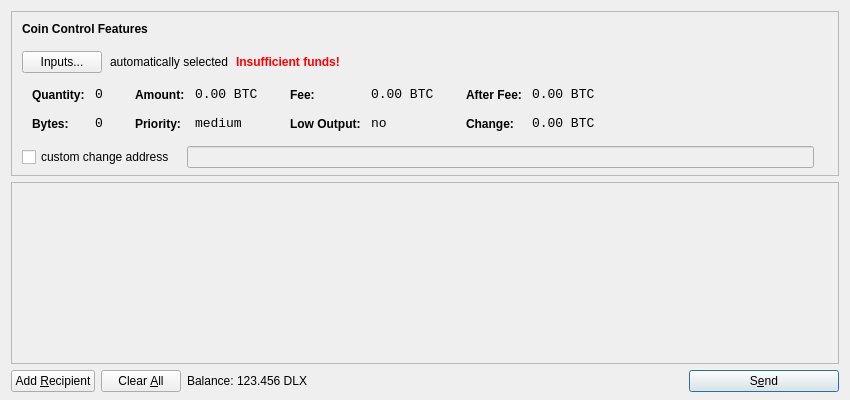
<?xml version="1.0" encoding="UTF-8"?>
<ui version="4.0">
 <class>SendCoinsDialog</class>
 <widget class="QDialog" name="SendCoinsDialog">
  <property name="geometry">
   <rect>
    <x>0</x>
    <y>0</y>
    <width>850</width>
    <height>400</height>
   </rect>
  </property>
  <property name="windowTitle">
   <string>Send Coins</string>
  </property>
  <layout class="QVBoxLayout" name="verticalLayout" stretch="0,1,0">
   <property name="bottomMargin">
    <number>8</number>
   </property>
   <item>
    <widget class="QFrame" name="frameCoinControl">
     <property name="sizePolicy">
      <sizepolicy hsizetype="Expanding" vsizetype="Expanding">
       <horstretch>0</horstretch>
       <verstretch>0</verstretch>
      </sizepolicy>
     </property>
     <property name="maximumSize">
      <size>
       <width>16777215</width>
       <height>16777215</height>
      </size>
     </property>
     <property name="frameShape">
      <enum>QFrame::StyledPanel</enum>
     </property>
     <property name="frameShadow">
      <enum>QFrame::Sunken</enum>
     </property>
     <layout class="QVBoxLayout" name="verticalLayoutCoinControl2">
      <property name="spacing">
       <number>-1</number>
      </property>
      <property name="leftMargin">
       <number>0</number>
      </property>
      <property name="topMargin">
       <number>0</number>
      </property>
      <property name="rightMargin">
       <number>0</number>
      </property>
      <property name="bottomMargin">
       <number>6</number>
      </property>
      <item>
       <layout class="QVBoxLayout" name="verticalLayoutCoinControl" stretch="0,0,0,0,1">
        <property name="spacing">
         <number>0</number>
        </property>
        <property name="leftMargin">
         <number>10</number>
        </property>
        <property name="topMargin">
         <number>10</number>
        </property>
        <item>
         <layout class="QHBoxLayout" name="horizontalLayoutCoinControl1">
          <property name="bottomMargin">
           <number>15</number>
          </property>
          <item>
           <widget class="QLabel" name="labelCoinControlFeatures">
            <property name="sizePolicy">
             <sizepolicy hsizetype="Preferred" vsizetype="Maximum">
              <horstretch>0</horstretch>
              <verstretch>0</verstretch>
             </sizepolicy>
            </property>
            <property name="font">
             <font>
              <weight>75</weight>
              <bold>true</bold>
             </font>
            </property>
            <property name="styleSheet">
             <string notr="true">font-weight:bold;</string>
            </property>
            <property name="text">
             <string>Coin Control Features</string>
            </property>
           </widget>
          </item>
         </layout>
        </item>
        <item>
         <layout class="QHBoxLayout" name="horizontalLayoutCoinControl2" stretch="0,0,0,0">
          <property name="spacing">
           <number>8</number>
          </property>
          <property name="bottomMargin">
           <number>10</number>
          </property>
          <item>
           <widget class="QPushButton" name="pushButtonCoinControl">
            <property name="styleSheet">
             <string notr="true"/>
            </property>
            <property name="text">
             <string>Inputs...</string>
            </property>
           </widget>
          </item>
          <item>
           <widget class="QLabel" name="labelCoinControlAutomaticallySelected">
            <property name="text">
             <string>automatically selected</string>
            </property>
            <property name="margin">
             <number>5</number>
            </property>
           </widget>
          </item>
          <item>
           <widget class="QLabel" name="labelCoinControlInsuffFunds">
            <property name="font">
             <font>
              <weight>75</weight>
              <bold>true</bold>
             </font>
            </property>
            <property name="styleSheet">
             <string notr="true">color:red;font-weight:bold;</string>
            </property>
            <property name="text">
             <string>Insufficient funds!</string>
            </property>
            <property name="margin">
             <number>5</number>
            </property>
           </widget>
          </item>
          <item>
           <spacer name="horizontalSpacerCoinControl">
            <property name="orientation">
             <enum>Qt::Horizontal</enum>
            </property>
            <property name="sizeHint" stdset="0">
             <size>
              <width>40</width>
              <height>1</height>
             </size>
            </property>
           </spacer>
          </item>
         </layout>
        </item>
        <item>
         <widget class="QWidget" name="widgetCoinControl" native="true">
          <property name="sizePolicy">
           <sizepolicy hsizetype="Preferred" vsizetype="Preferred">
            <horstretch>0</horstretch>
            <verstretch>0</verstretch>
           </sizepolicy>
          </property>
          <property name="minimumSize">
           <size>
            <width>0</width>
            <height>0</height>
           </size>
          </property>
          <property name="styleSheet">
           <string notr="true"/>
          </property>
          <layout class="QHBoxLayout" name="horizontalLayoutCoinControl5">
           <property name="margin">
            <number>0</number>
           </property>
           <item>
            <layout class="QHBoxLayout" name="horizontalLayoutCoinControl3" stretch="0,0,0,1">
             <property name="spacing">
              <number>20</number>
             </property>
             <property name="topMargin">
              <number>0</number>
             </property>
             <property name="bottomMargin">
              <number>10</number>
             </property>
             <item>
              <layout class="QFormLayout" name="formLayoutCoinControl1">
               <property name="horizontalSpacing">
                <number>10</number>
               </property>
               <property name="verticalSpacing">
                <number>14</number>
               </property>
               <property name="leftMargin">
                <number>10</number>
               </property>
               <property name="topMargin">
                <number>4</number>
               </property>
               <property name="rightMargin">
                <number>6</number>
               </property>
               <item row="0" column="0">
                <widget class="QLabel" name="labelCoinControlQuantityText">
                 <property name="styleSheet">
                  <string notr="true">font-weight:bold;</string>
                 </property>
                 <property name="text">
                  <string>Quantity:</string>
                 </property>
                 <property name="margin">
                  <number>0</number>
                 </property>
                </widget>
               </item>
               <item row="0" column="1">
                <widget class="QLabel" name="labelCoinControlQuantity">
                 <property name="font">
                  <font>
                   <family>Monospace</family>
                   <pointsize>10</pointsize>
                  </font>
                 </property>
                 <property name="cursor">
                  <cursorShape>IBeamCursor</cursorShape>
                 </property>
                 <property name="contextMenuPolicy">
                  <enum>Qt::ActionsContextMenu</enum>
                 </property>
                 <property name="text">
                  <string notr="true">0</string>
                 </property>
                 <property name="margin">
                  <number>0</number>
                 </property>
                 <property name="textInteractionFlags">
                  <set>Qt::LinksAccessibleByMouse|Qt::TextSelectableByKeyboard|Qt::TextSelectableByMouse</set>
                 </property>
                </widget>
               </item>
               <item row="1" column="0">
                <widget class="QLabel" name="labelCoinControlBytesText">
                 <property name="styleSheet">
                  <string notr="true">font-weight:bold;</string>
                 </property>
                 <property name="text">
                  <string>Bytes:</string>
                 </property>
                </widget>
               </item>
               <item row="1" column="1">
                <widget class="QLabel" name="labelCoinControlBytes">
                 <property name="font">
                  <font>
                   <family>Monospace</family>
                   <pointsize>10</pointsize>
                  </font>
                 </property>
                 <property name="cursor">
                  <cursorShape>IBeamCursor</cursorShape>
                 </property>
                 <property name="contextMenuPolicy">
                  <enum>Qt::ActionsContextMenu</enum>
                 </property>
                 <property name="text">
                  <string notr="true">0</string>
                 </property>
                 <property name="textInteractionFlags">
                  <set>Qt::LinksAccessibleByMouse|Qt::TextSelectableByKeyboard|Qt::TextSelectableByMouse</set>
                 </property>
                </widget>
               </item>
              </layout>
             </item>
             <item>
              <layout class="QFormLayout" name="formLayoutCoinControl2">
               <property name="horizontalSpacing">
                <number>10</number>
               </property>
               <property name="verticalSpacing">
                <number>14</number>
               </property>
               <property name="leftMargin">
                <number>6</number>
               </property>
               <property name="topMargin">
                <number>4</number>
               </property>
               <property name="rightMargin">
                <number>6</number>
               </property>
               <item row="0" column="0">
                <widget class="QLabel" name="labelCoinControlAmountText">
                 <property name="styleSheet">
                  <string notr="true">font-weight:bold;</string>
                 </property>
                 <property name="text">
                  <string>Amount:</string>
                 </property>
                 <property name="margin">
                  <number>0</number>
                 </property>
                </widget>
               </item>
               <item row="0" column="1">
                <widget class="QLabel" name="labelCoinControlAmount">
                 <property name="font">
                  <font>
                   <family>Monospace</family>
                   <pointsize>10</pointsize>
                  </font>
                 </property>
                 <property name="cursor">
                  <cursorShape>IBeamCursor</cursorShape>
                 </property>
                 <property name="contextMenuPolicy">
                  <enum>Qt::ActionsContextMenu</enum>
                 </property>
                 <property name="text">
                  <string notr="true">0.00 BTC</string>
                 </property>
                 <property name="textInteractionFlags">
                  <set>Qt::LinksAccessibleByMouse|Qt::TextSelectableByKeyboard|Qt::TextSelectableByMouse</set>
                 </property>
                </widget>
               </item>
               <item row="1" column="0">
                <widget class="QLabel" name="labelCoinControlPriorityText">
                 <property name="styleSheet">
                  <string notr="true">font-weight:bold;</string>
                 </property>
                 <property name="text">
                  <string>Priority:</string>
                 </property>
                </widget>
               </item>
               <item row="1" column="1">
                <widget class="QLabel" name="labelCoinControlPriority">
                 <property name="font">
                  <font>
                   <family>Monospace</family>
                   <pointsize>10</pointsize>
                  </font>
                 </property>
                 <property name="cursor">
                  <cursorShape>IBeamCursor</cursorShape>
                 </property>
                 <property name="contextMenuPolicy">
                  <enum>Qt::ActionsContextMenu</enum>
                 </property>
                 <property name="text">
                  <string>medium</string>
                 </property>
                 <property name="textInteractionFlags">
                  <set>Qt::LinksAccessibleByMouse|Qt::TextSelectableByKeyboard|Qt::TextSelectableByMouse</set>
                 </property>
                </widget>
               </item>
              </layout>
             </item>
             <item>
              <layout class="QFormLayout" name="formLayoutCoinControl3">
               <property name="horizontalSpacing">
                <number>10</number>
               </property>
               <property name="verticalSpacing">
                <number>14</number>
               </property>
               <property name="leftMargin">
                <number>6</number>
               </property>
               <property name="topMargin">
                <number>4</number>
               </property>
               <property name="rightMargin">
                <number>6</number>
               </property>
               <item row="0" column="0">
                <widget class="QLabel" name="labelCoinControlFeeText">
                 <property name="styleSheet">
                  <string notr="true">font-weight:bold;</string>
                 </property>
                 <property name="text">
                  <string>Fee:</string>
                 </property>
                 <property name="margin">
                  <number>0</number>
                 </property>
                </widget>
               </item>
               <item row="0" column="1">
                <widget class="QLabel" name="labelCoinControlFee">
                 <property name="font">
                  <font>
                   <family>Monospace</family>
                   <pointsize>10</pointsize>
                  </font>
                 </property>
                 <property name="cursor">
                  <cursorShape>IBeamCursor</cursorShape>
                 </property>
                 <property name="contextMenuPolicy">
                  <enum>Qt::ActionsContextMenu</enum>
                 </property>
                 <property name="text">
                  <string notr="true">0.00 BTC</string>
                 </property>
                 <property name="textInteractionFlags">
                  <set>Qt::LinksAccessibleByMouse|Qt::TextSelectableByKeyboard|Qt::TextSelectableByMouse</set>
                 </property>
                </widget>
               </item>
               <item row="1" column="0">
                <widget class="QLabel" name="labelCoinControlLowOutputText">
                 <property name="styleSheet">
                  <string notr="true">font-weight:bold;</string>
                 </property>
                 <property name="text">
                  <string>Low Output:</string>
                 </property>
                </widget>
               </item>
               <item row="1" column="1">
                <widget class="QLabel" name="labelCoinControlLowOutput">
                 <property name="font">
                  <font>
                   <family>Monospace</family>
                   <pointsize>10</pointsize>
                  </font>
                 </property>
                 <property name="cursor">
                  <cursorShape>IBeamCursor</cursorShape>
                 </property>
                 <property name="contextMenuPolicy">
                  <enum>Qt::ActionsContextMenu</enum>
                 </property>
                 <property name="text">
                  <string>no</string>
                 </property>
                 <property name="textInteractionFlags">
                  <set>Qt::LinksAccessibleByMouse|Qt::TextSelectableByKeyboard|Qt::TextSelectableByMouse</set>
                 </property>
                </widget>
               </item>
              </layout>
             </item>
             <item>
              <layout class="QFormLayout" name="formLayoutCoinControl4">
               <property name="horizontalSpacing">
                <number>10</number>
               </property>
               <property name="verticalSpacing">
                <number>14</number>
               </property>
               <property name="leftMargin">
                <number>6</number>
               </property>
               <property name="topMargin">
                <number>4</number>
               </property>
               <property name="rightMargin">
                <number>6</number>
               </property>
               <item row="0" column="0">
                <widget class="QLabel" name="labelCoinControlAfterFeeText">
                 <property name="styleSheet">
                  <string notr="true">font-weight:bold;</string>
                 </property>
                 <property name="text">
                  <string>After Fee:</string>
                 </property>
                 <property name="margin">
                  <number>0</number>
                 </property>
                </widget>
               </item>
               <item row="0" column="1">
                <widget class="QLabel" name="labelCoinControlAfterFee">
                 <property name="font">
                  <font>
                   <family>Monospace</family>
                   <pointsize>10</pointsize>
                  </font>
                 </property>
                 <property name="cursor">
                  <cursorShape>IBeamCursor</cursorShape>
                 </property>
                 <property name="contextMenuPolicy">
                  <enum>Qt::ActionsContextMenu</enum>
                 </property>
                 <property name="text">
                  <string notr="true">0.00 BTC</string>
                 </property>
                 <property name="textInteractionFlags">
                  <set>Qt::LinksAccessibleByMouse|Qt::TextSelectableByKeyboard|Qt::TextSelectableByMouse</set>
                 </property>
                </widget>
               </item>
               <item row="1" column="0">
                <widget class="QLabel" name="labelCoinControlChangeText">
                 <property name="styleSheet">
                  <string notr="true">font-weight:bold;</string>
                 </property>
                 <property name="text">
                  <string>Change:</string>
                 </property>
                </widget>
               </item>
               <item row="1" column="1">
                <widget class="QLabel" name="labelCoinControlChange">
                 <property name="font">
                  <font>
                   <family>Monospace</family>
                   <pointsize>10</pointsize>
                  </font>
                 </property>
                 <property name="cursor">
                  <cursorShape>IBeamCursor</cursorShape>
                 </property>
                 <property name="contextMenuPolicy">
                  <enum>Qt::ActionsContextMenu</enum>
                 </property>
                 <property name="text">
                  <string notr="true">0.00 BTC</string>
                 </property>
                 <property name="textInteractionFlags">
                  <set>Qt::LinksAccessibleByMouse|Qt::TextSelectableByKeyboard|Qt::TextSelectableByMouse</set>
                 </property>
                </widget>
               </item>
              </layout>
             </item>
            </layout>
           </item>
          </layout>
         </widget>
        </item>
        <item>
         <layout class="QHBoxLayout" name="horizontalLayoutCoinControl4" stretch="0,0,0">
          <property name="spacing">
           <number>12</number>
          </property>
          <property name="sizeConstraint">
           <enum>QLayout::SetDefaultConstraint</enum>
          </property>
          <property name="topMargin">
           <number>5</number>
          </property>
          <property name="rightMargin">
           <number>5</number>
          </property>
          <item>
           <widget class="QCheckBox" name="checkBoxCoinControlChange">
            <property name="text">
             <string>custom change address</string>
            </property>
           </widget>
          </item>
          <item>
           <widget class="QLineEdit" name="lineEditCoinControlChange">
            <property name="enabled">
             <bool>false</bool>
            </property>
            <property name="sizePolicy">
             <sizepolicy hsizetype="Expanding" vsizetype="Fixed">
              <horstretch>0</horstretch>
              <verstretch>0</verstretch>
             </sizepolicy>
            </property>
           </widget>
          </item>
          <item>
           <widget class="QLabel" name="labelCoinControlChangeLabel">
            <property name="sizePolicy">
             <sizepolicy hsizetype="Preferred" vsizetype="Expanding">
              <horstretch>0</horstretch>
              <verstretch>0</verstretch>
             </sizepolicy>
            </property>
            <property name="minimumSize">
             <size>
              <width>0</width>
              <height>0</height>
             </size>
            </property>
            <property name="text">
             <string/>
            </property>
            <property name="margin">
             <number>3</number>
            </property>
           </widget>
          </item>
         </layout>
        </item>
        <item>
         <spacer name="verticalSpacerCoinControl">
          <property name="orientation">
           <enum>Qt::Vertical</enum>
          </property>
          <property name="sizeHint" stdset="0">
           <size>
            <width>800</width>
            <height>1</height>
           </size>
          </property>
         </spacer>
        </item>
       </layout>
      </item>
     </layout>
    </widget>
   </item>
   <item>
    <widget class="QScrollArea" name="scrollArea">
     <property name="widgetResizable">
      <bool>true</bool>
     </property>
     <widget class="QWidget" name="scrollAreaWidgetContents">
      <property name="geometry">
       <rect>
        <x>0</x>
        <y>0</y>
        <width>830</width>
        <height>165</height>
       </rect>
      </property>
      <layout class="QVBoxLayout" name="verticalLayout_2">
       <property name="margin">
        <number>0</number>
       </property>
       <item>
        <layout class="QVBoxLayout" name="entries">
         <property name="spacing">
          <number>6</number>
         </property>
        </layout>
       </item>
       <item>
        <spacer name="verticalSpacer">
         <property name="orientation">
          <enum>Qt::Vertical</enum>
         </property>
         <property name="sizeHint" stdset="0">
          <size>
           <width>20</width>
           <height>40</height>
          </size>
         </property>
        </spacer>
       </item>
      </layout>
     </widget>
    </widget>
   </item>
   <item>
    <layout class="QHBoxLayout" name="horizontalLayout">
     <item>
      <widget class="QPushButton" name="addButton">
       <property name="toolTip">
        <string>Send to multiple recipients at once</string>
       </property>
       <property name="text">
        <string>Add &amp;Recipient</string>
       </property>
       <property name="icon">
        <iconset resource="../bitcoin.qrc">
         <normaloff>:/icons/add</normaloff>:/icons/add</iconset>
       </property>
       <property name="autoDefault">
        <bool>false</bool>
       </property>
      </widget>
     </item>
     <item>
      <widget class="QPushButton" name="clearButton">
       <property name="sizePolicy">
        <sizepolicy hsizetype="Minimum" vsizetype="Fixed">
         <horstretch>0</horstretch>
         <verstretch>0</verstretch>
        </sizepolicy>
       </property>
       <property name="toolTip">
        <string>Remove all transaction fields</string>
       </property>
       <property name="text">
        <string>Clear &amp;All</string>
       </property>
       <property name="icon">
        <iconset resource="../bitcoin.qrc">
         <normaloff>:/icons/remove</normaloff>:/icons/remove</iconset>
       </property>
       <property name="autoRepeatDelay">
        <number>300</number>
       </property>
       <property name="autoDefault">
        <bool>false</bool>
       </property>
      </widget>
     </item>
     <item>
      <layout class="QHBoxLayout" name="horizontalLayout_2">
       <property name="spacing">
        <number>3</number>
       </property>
       <item>
        <widget class="QLabel" name="label">
         <property name="text">
          <string>Balance:</string>
         </property>
        </widget>
       </item>
       <item>
        <widget class="QLabel" name="labelBalance">
         <property name="cursor">
          <cursorShape>IBeamCursor</cursorShape>
         </property>
         <property name="text">
          <string>123.456 DLX</string>
         </property>
         <property name="textInteractionFlags">
          <set>Qt::LinksAccessibleByMouse|Qt::TextSelectableByKeyboard|Qt::TextSelectableByMouse</set>
         </property>
        </widget>
       </item>
      </layout>
     </item>
     <item>
      <spacer name="horizontalSpacer">
       <property name="orientation">
        <enum>Qt::Horizontal</enum>
       </property>
       <property name="sizeHint" stdset="0">
        <size>
         <width>40</width>
         <height>20</height>
        </size>
       </property>
      </spacer>
     </item>
     <item>
      <widget class="QPushButton" name="sendButton">
       <property name="minimumSize">
        <size>
         <width>150</width>
         <height>0</height>
        </size>
       </property>
       <property name="toolTip">
        <string>Confirm the send action</string>
       </property>
       <property name="text">
        <string>S&amp;end</string>
       </property>
       <property name="icon">
        <iconset resource="../bitcoin.qrc">
         <normaloff>:/icons/send</normaloff>:/icons/send</iconset>
       </property>
       <property name="default">
        <bool>true</bool>
       </property>
      </widget>
     </item>
    </layout>
   </item>
  </layout>
 </widget>
 <resources>
  <include location="../bitcoin.qrc"/>
 </resources>
 <connections/>
</ui>
